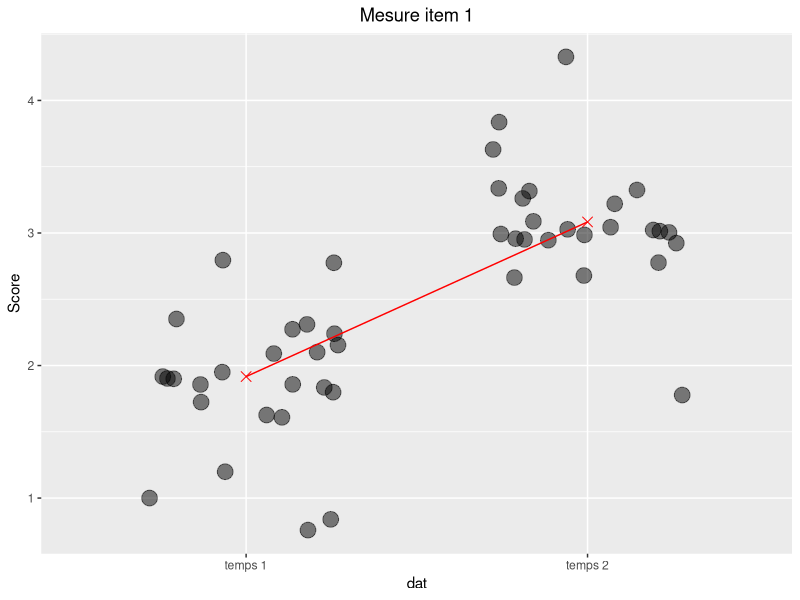
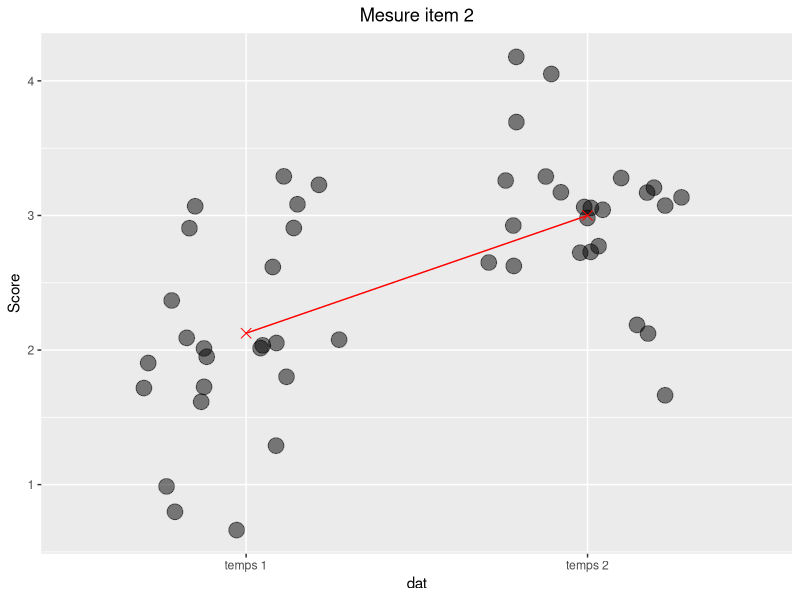
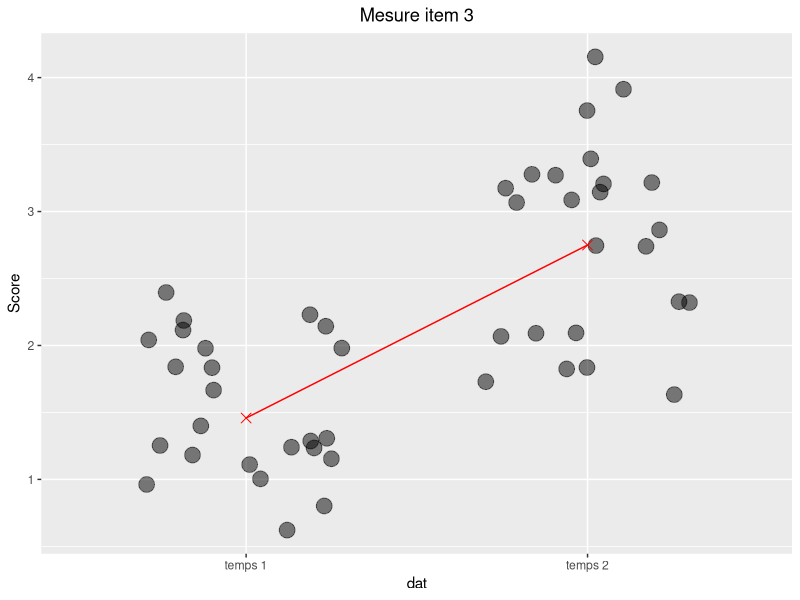
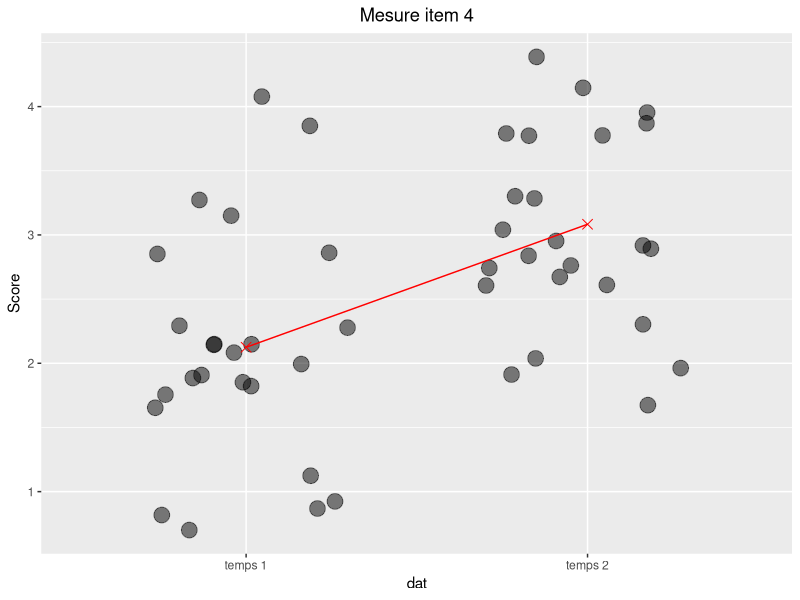
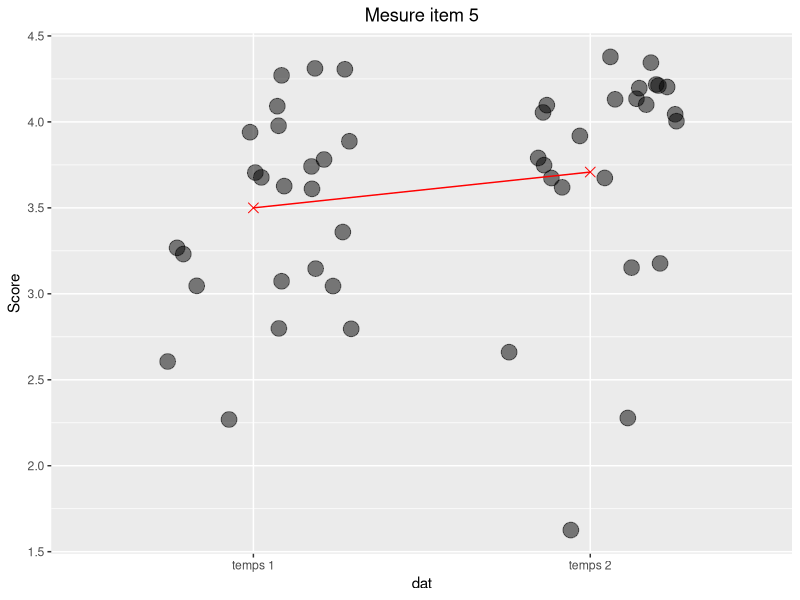
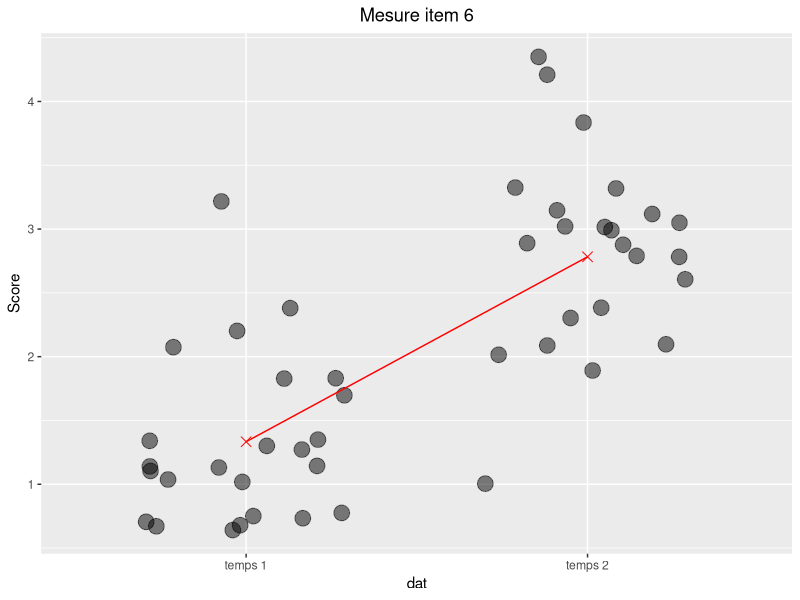
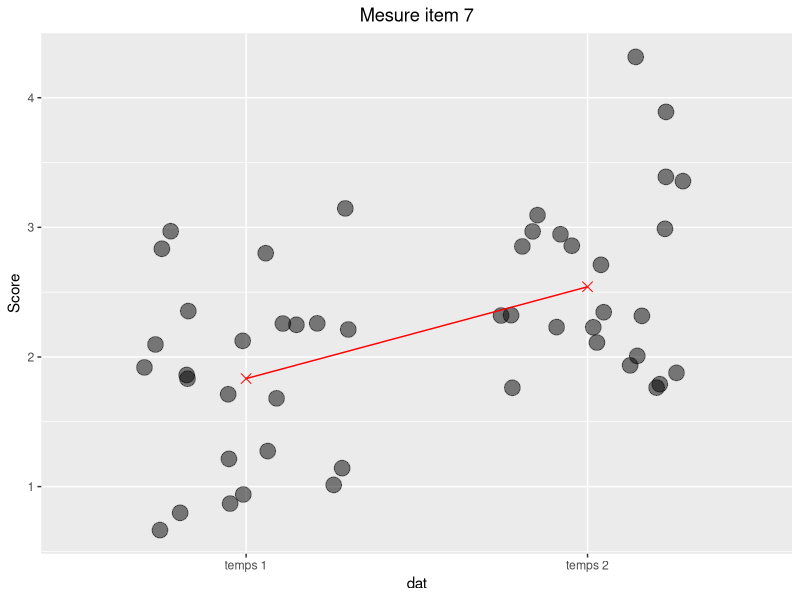
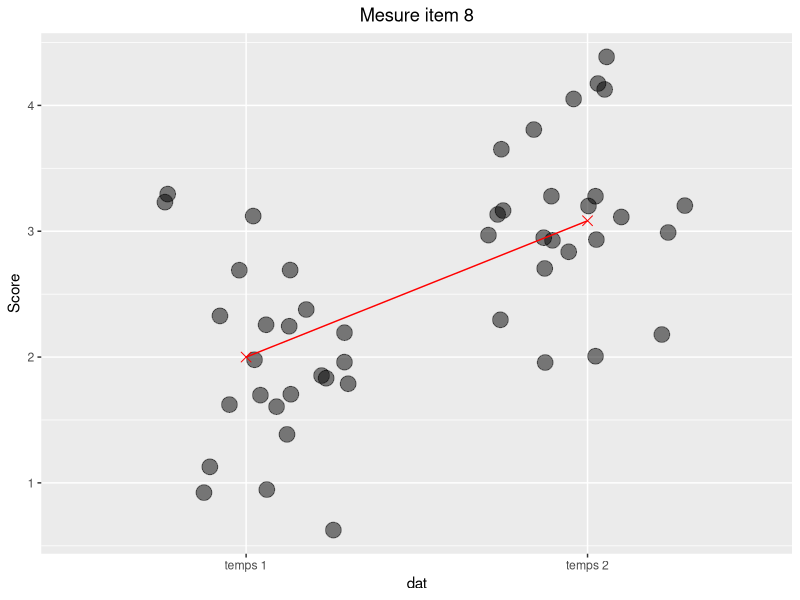

The R script that drew these images, in order:
#lancement des packages
library(readxl)
library(tidyverse)

#modification des en-têtes du fichier excel à la main.
#importation des données brutes présentées sous la forme d'un tableau unique de 2 temps.

d <- read_excel("hepvs2020_ib_raw.xlsx")
str(d) #on observe que la variable "RecordedDate" semble avoir été bien intégrée (POSIXct)

#######################
#travail sur les dates#
#######################
#modification de la variable "RecordedDate" en "date" en temps 1 et temps 2 tout en filtrant les id enregistrés hors temps 1 et temps 2.
#mais on commence par la renommer.

d <- d %>% 
  mutate(id = tolower(id)) #gestion de la casse.

d <- d %>% 
  mutate(
    dat = case_when(dat >= as.POSIXct("01.02.2020", format="%d.%m.%Y", tz="utc") & dat <= as.POSIXct("01.03.2020", format="%d.%m.%Y", tz="utc") ~ "temps 1",
                     dat >= as.POSIXct("01.05.2020", format="%d.%m.%Y", tz="utc") & dat <= as.POSIXct("01.07.2020", format="%d.%m.%Y", tz="utc") ~ "temps 2",
                     TRUE ~ "autre temps")) #on privilégie case_when car on a 3 conditions et on va gérer les dates.

#Au passage, R a modifié le type de variable "date". On le laisser respirer... et on filtre... (si j'intègre filter dans le pipe, ça bug...)

d <- d %>% filter(dat =="temps 1" | dat == "temps 2")


#Création des moyennes de chaque questionnaire pour chaque observation (sauf les 3 shorts questions et le score du nombre d'amis qui est "ami" - "ennemis")

#suppression des id non strictement membre d'une paire (t1, t2) par création d'un df de comparaison.

d_comp <- d %>% 
  drop_na(id) %>% #par sécurité
  arrange(id) %>% #visuel
  group_by(id, dat) %>% 
  count(id) %>% 
  filter(n==1) %>% #On a pas fini. On s'est assuré que chaque id est unique dans chaque modalité de temps. On doit encore être sûrs qu'on a maintenant exactement une paire (t1,t2).
  ungroup() %>% 
  group_by(id) %>% 
  count(id) %>% 
  filter(n==2) %>% #on ne garde que les paires de id qui se retrouvent dans t1 et t2. C'est notre grosse perte de données de ce traitement
  ungroup()

#Notre df de comparaison est prêt. On peut procéder à l'élagage de d_long.

d_paired <- d %>% 
  filter(id %in% d_comp$id)

#procédons à la préparation d'un petit résumé de cet échantillon.

d_paired_sum <- d_paired %>% 
  group_by(dat, sex, lan) %>% 
  summarise(n=n())

d_paired_sum2 <- d_paired %>% 
  group_by(dat) %>% 
  summarise(n=n(),
            mean_1=mean(a),
            mean_2=mean(b),
            mean_3=mean(c),
            mean_4=mean(d),
            mean_5=mean(e),
            mean_6=mean(f, na.rm=T),
            mean_7=mean(g),
            mean_8=mean(h),
            mean_9=mean(i),
            mean_10=mean(j),
            mean_11=mean(k),
            mean_12=mean(l),
            mean_13=mean(m, na.rm=T),
            mean_14=mean(n),
            mean_15=mean(o),
            mean_16=mean(p))
            

###############
#visualisation#
###############


vis_a <- d_paired %>% 
  ggplot() +
  aes(x = dat, y = a) +
  #geom_boxplot(alpha = .5, outlier.colour = NA) +
  geom_jitter(size = 5, alpha = .5, width = 0.3) +
  stat_summary(fun = mean, geom = "point", size = 3, shape = 4, color = "red") +
  stat_summary(fun = mean, geom = "line", aes(group = 1), color = "red") + #Le group = 1 est nécessaire pour dire à la ligne de connecter tous les points.
  labs(title = "Mesure item 1", y = "Score") +
  theme(plot.title = element_text(hjust = 0.5))

vis_b <- d_paired %>% 
  ggplot() +
  aes(x = dat, y = b) +
  #geom_boxplot(alpha = .5, outlier.colour = NA) +
  geom_jitter(size = 5, alpha = .5, width = 0.3) +
  stat_summary(fun = mean, geom = "point", size = 3, shape = 4, color = "red") +
  stat_summary(fun = mean, geom = "line", aes(group = 1), color = "red") + #Le group = 1 est nécessaire pour dire à la ligne de connecter tous les points.
  labs(title = "Mesure item 2", y = "Score") +
  theme(plot.title = element_text(hjust = 0.5))

vis_c <- d_paired %>% 
  ggplot() +
  aes(x = dat, y = c) +
  #geom_boxplot(alpha = .5, outlier.colour = NA) +
  geom_jitter(size = 5, alpha = .5, width = 0.3) +
  stat_summary(fun = mean, geom = "point", size = 3, shape = 4, color = "red") +
  stat_summary(fun = mean, geom = "line", aes(group = 1), color = "red") + #Le group = 1 est nécessaire pour dire à la ligne de connecter tous les points.
  labs(title = "Mesure item 3", y = "Score") +
  theme(plot.title = element_text(hjust = 0.5))

vis_d <- d_paired %>% 
  ggplot() +
  aes(x = dat, y = d) +
  #geom_boxplot(alpha = .5, outlier.colour = NA) +
  geom_jitter(size = 5, alpha = .5, width = 0.3) +
  stat_summary(fun = mean, geom = "point", size = 3, shape = 4, color = "red") +
  stat_summary(fun = mean, geom = "line", aes(group = 1), color = "red") + #Le group = 1 est nécessaire pour dire à la ligne de connecter tous les points.
  labs(title = "Mesure item 4", y = "Score") +
  theme(plot.title = element_text(hjust = 0.5))

vis_e <- d_paired %>% 
  ggplot() +
  aes(x = dat, y = e) +
  #geom_boxplot(alpha = .5, outlier.colour = NA) +
  geom_jitter(size = 5, alpha = .5, width = 0.3) +
  stat_summary(fun = mean, geom = "point", size = 3, shape = 4, color = "red") +
  stat_summary(fun = mean, geom = "line", aes(group = 1), color = "red") + #Le group = 1 est nécessaire pour dire à la ligne de connecter tous les points.
  labs(title = "Mesure item 5", y = "Score") +
  theme(plot.title = element_text(hjust = 0.5))

vis_f <- d_paired %>% 
  ggplot() +
  aes(x = dat, y = f) +
  #geom_boxplot(alpha = .5, outlier.colour = NA) +
  geom_jitter(size = 5, alpha = .5, width = 0.3) +
  stat_summary(fun = mean, geom = "point", size = 3, shape = 4, color = "red") +
  stat_summary(fun = mean, geom = "line", aes(group = 1), color = "red") + #Le group = 1 est nécessaire pour dire à la ligne de connecter tous les points.
  labs(title = "Mesure item 6", y = "Score") +
  theme(plot.title = element_text(hjust = 0.5))

vis_g <- d_paired %>% 
  ggplot() +
  aes(x = dat, y = g) +
  #geom_boxplot(alpha = .5, outlier.colour = NA) +
  geom_jitter(size = 5, alpha = .5, width = 0.3) +
  stat_summary(fun = mean, geom = "point", size = 3, shape = 4, color = "red") +
  stat_summary(fun = mean, geom = "line", aes(group = 1), color = "red") + #Le group = 1 est nécessaire pour dire à la ligne de connecter tous les points.
  labs(title = "Mesure item 7", y = "Score") +
  theme(plot.title = element_text(hjust = 0.5))

vis_h <- d_paired %>% 
  ggplot() +
  aes(x = dat, y = h) +
  #geom_boxplot(alpha = .5, outlier.colour = NA) +
  geom_jitter(size = 5, alpha = .5, width = 0.3) +
  stat_summary(fun = mean, geom = "point", size = 3, shape = 4, color = "red") +
  stat_summary(fun = mean, geom = "line", aes(group = 1), color = "red") + #Le group = 1 est nécessaire pour dire à la ligne de connecter tous les points.
  labs(title = "Mesure item 8", y = "Score") +
  theme(plot.title = element_text(hjust = 0.5))

vis_i <- d_paired %>% 
  ggplot() +
  aes(x = dat, y = i) +
  #geom_boxplot(alpha = .5, outlier.colour = NA) +
  geom_jitter(size = 5, alpha = .5, width = 0.3) +
  stat_summary(fun = mean, geom = "point", size = 3, shape = 4, color = "red") +
  stat_summary(fun = mean, geom = "line", aes(group = 1), color = "red") + #Le group = 1 est nécessaire pour dire à la ligne de connecter tous les points.
  labs(title = "Mesure item 9", y = "Score") +
  theme(plot.title = element_text(hjust = 0.5))

vis_j <- d_paired %>% 
  ggplot() +
  aes(x = dat, y = j) +
  #geom_boxplot(alpha = .5, outlier.colour = NA) +
  geom_jitter(size = 5, alpha = .5, width = 0.3) +
  stat_summary(fun = mean, geom = "point", size = 3, shape = 4, color = "red") +
  stat_summary(fun = mean, geom = "line", aes(group = 1), color = "red") + #Le group = 1 est nécessaire pour dire à la ligne de connecter tous les points.
  labs(title = "Mesure item 10", y = "Score") +
  theme(plot.title = element_text(hjust = 0.5))

vis_k <- d_paired %>% 
  ggplot() +
  aes(x = dat, y = k) +
  #geom_boxplot(alpha = .5, outlier.colour = NA) +
  geom_jitter(size = 5, alpha = .5, width = 0.3) +
  stat_summary(fun = mean, geom = "point", size = 3, shape = 4, color = "red") +
  stat_summary(fun = mean, geom = "line", aes(group = 1), color = "red") + #Le group = 1 est nécessaire pour dire à la ligne de connecter tous les points.
  labs(title = "Mesure item 11", y = "Score") +
  theme(plot.title = element_text(hjust = 0.5))

vis_l <- d_paired %>% 
  ggplot() +
  aes(x = dat, y = l) +
  #geom_boxplot(alpha = .5, outlier.colour = NA) +
  geom_jitter(size = 5, alpha = .5, width = 0.3) +
  stat_summary(fun = mean, geom = "point", size = 3, shape = 4, color = "red") +
  stat_summary(fun = mean, geom = "line", aes(group = 1), color = "red") + #Le group = 1 est nécessaire pour dire à la ligne de connecter tous les points.
  labs(title = "Mesure item 12", y = "Score") +
  theme(plot.title = element_text(hjust = 0.5))

vis_m <- d_paired %>% 
  ggplot() +
  aes(x = dat, y = m) +
  #geom_boxplot(alpha = .5, outlier.colour = NA) +
  geom_jitter(size = 5, alpha = .5, width = 0.3) +
  stat_summary(fun = mean, geom = "point", size = 3, shape = 4, color = "red") +
  stat_summary(fun = mean, geom = "line", aes(group = 1), color = "red") + #Le group = 1 est nécessaire pour dire à la ligne de connecter tous les points.
  labs(title = "Mesure item 13", y = "Score") +
  theme(plot.title = element_text(hjust = 0.5))

vis_n <- d_paired %>% 
  ggplot() +
  aes(x = dat, y = n) +
  #geom_boxplot(alpha = .5, outlier.colour = NA) +
  geom_jitter(size = 5, alpha = .5, width = 0.3) +
  stat_summary(fun = mean, geom = "point", size = 3, shape = 4, color = "red") +
  stat_summary(fun = mean, geom = "line", aes(group = 1), color = "red") + #Le group = 1 est nécessaire pour dire à la ligne de connecter tous les points.
  labs(title = "Mesure item 14", y = "Score") +
  theme(plot.title = element_text(hjust = 0.5))

vis_o <- d_paired %>% 
  ggplot() +
  aes(x = dat, y = o) +
  #geom_boxplot(alpha = .5, outlier.colour = NA) +
  geom_jitter(size = 5, alpha = .5, width = 0.3) +
  stat_summary(fun = mean, geom = "point", size = 3, shape = 4, color = "red") +
  stat_summary(fun = mean, geom = "line", aes(group = 1), color = "red") + #Le group = 1 est nécessaire pour dire à la ligne de connecter tous les points.
  labs(title = "Mesure item 15", y = "Score") +
  theme(plot.title = element_text(hjust = 0.5))

vis_p <- d_paired %>% 
  ggplot() +
  aes(x = dat, y = p) +
  #geom_boxplot(alpha = .5, outlier.colour = NA) +
  geom_jitter(size = 5, alpha = .5, width = 0.3) +
  stat_summary(fun = mean, geom = "point", size = 3, shape = 4, color = "red") +
  stat_summary(fun = mean, geom = "line", aes(group = 1), color = "red") + #Le group = 1 est nécessaire pour dire à la ligne de connecter tous les points.
  labs(title = "Mesure item 16", y = "Score") +
  theme(plot.title = element_text(hjust = 0.5))

